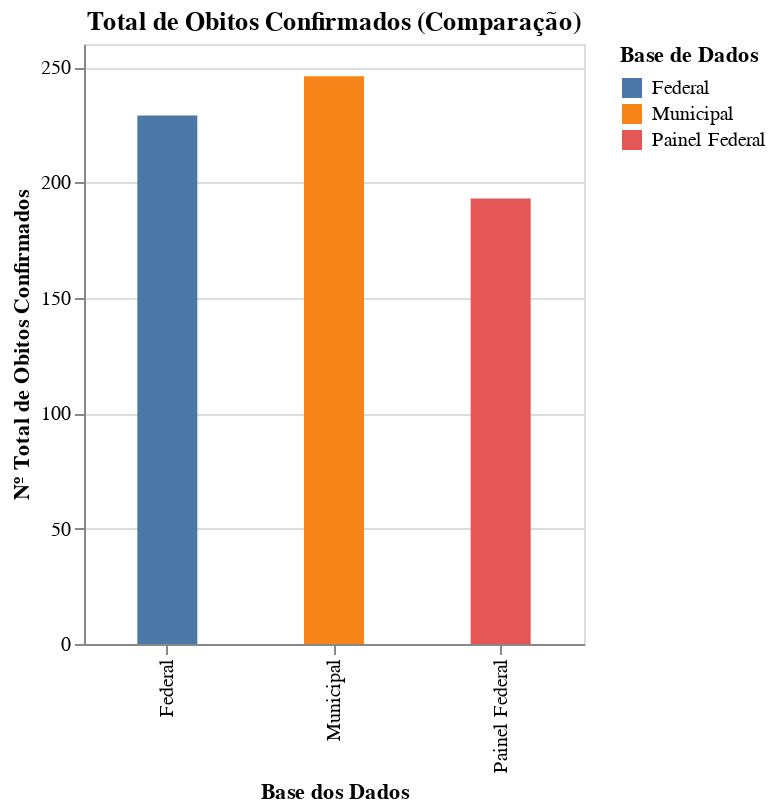

Notebook source saved alongside this figure:
### Code cell
alt.Chart(totalObitos).mark_bar(size=30).encode(
    alt.X('base:N', title='Base dos Dados'),
    alt.Y('total:Q', title='Nº Total de Obitos Confirmados'),
    alt.Color('base:N', title='Base de Dados')
).properties(
    width=250,
    title='Total de Obitos Confirmados (Comparação)'
)

### Figure 1 — Vega-Lite specification as saved in the notebook (floating-point values rounded to 4 significant figures)
{"config": {"view": {"continuousWidth": 400, "continuousHeight": 300}}, "data": {"name": "data-cf8b13099159faa3d2d3bfb22f3aad1e"}, "mark": {"type": "bar", "size": 30}, "encoding": {"color": {"type": "nominal", "field": "base", "title": "Base de Dados"}, "x": {"type": "nominal", "field": "base", "title": "Base dos Dados"}, "y": {"type": "quantitative", "field": "total", "title": "Nº Total de Obitos Confirmados"}}, "title": "Total de Obitos Confirmados (Comparação)", "width": 250, "$schema": "https://vega.github.io/schema/vega-lite/v4.8.1.json", "datasets": {"data-cf8b13099159faa3d2d3bfb22f3aad1e": [{"base": "Painel Federal", "total": 193.0}, {"base": "Federal", "total": 229.0}, {"base": "Municipal", "total": 246.0}]}}
